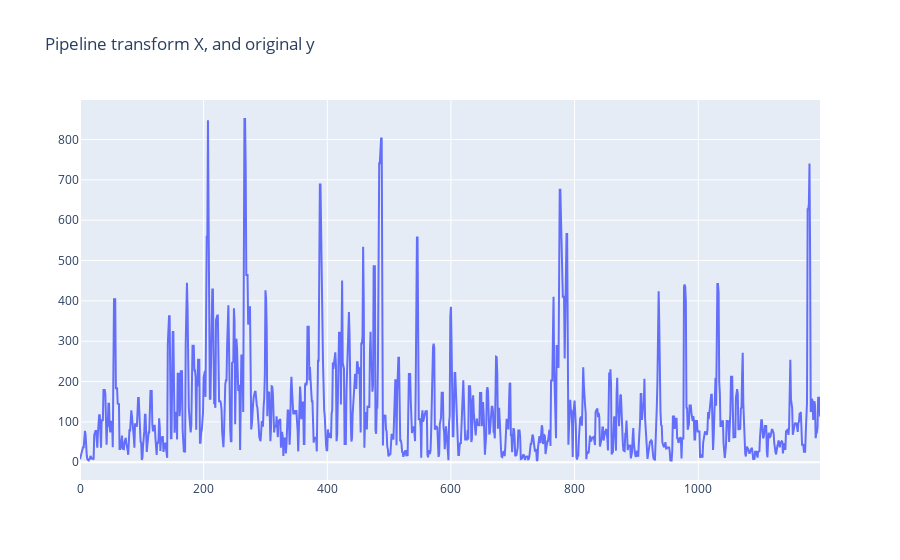

Write notebook code for a chart like this one.
### Code cell
fig = px.line(title='Pipeline transform X, and original y')
fig.add_scatter(y=X_trans[:, 2], name='X_trans[:, 2]')
fig.show()

### Figure 1 — Plotly figure (JSON) as saved in the notebook; plotly's stock layout.template omitted (floating-point values rounded to 4 significant figures; data arrays with more than 128 entries replaced by an {"elided": "..."} marker saying what was removed)
{"data": [{"name": "X_trans[:, 2]", "type": "scatter", "y": {"elided": "1198 float values"}}], "layout": {"legend": {"tracegroupgap": 0}, "title": {"text": "Pipeline transform X, and original y"}, "xaxis": {"anchor": "y", "domain": [0, 1]}, "yaxis": {"anchor": "x", "domain": [0, 1]}}}
